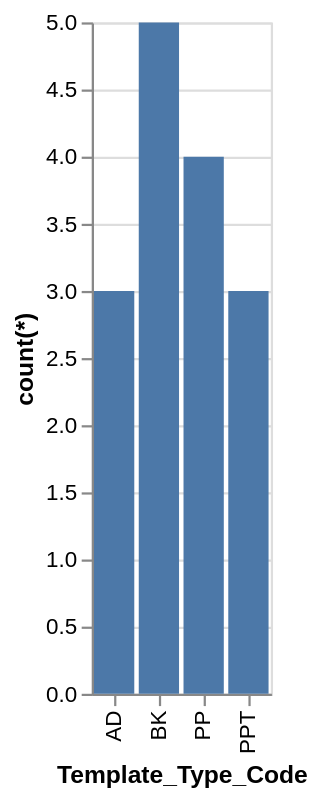

Here is the Vega-Lite specification saved for this chart:
### Vega-Lite specification from a JSON file in a GitHub repository (floating-point values rounded to 4 significant figures)
{"data": {"values": [{"x_data": "AD", "y_data": 3}, {"x_data": "BK", "y_data": 5}, {"x_data": "PP", "y_data": 4}, {"x_data": "PPT", "y_data": 3}]}, "mark": "bar", "encoding": {"x": {"field": "x_data", "type": "nominal", "title": "Template_Type_Code", "sort": "ascending"}, "y": {"field": "y_data", "type": "quantitative", "title": "count(*)"}}}
